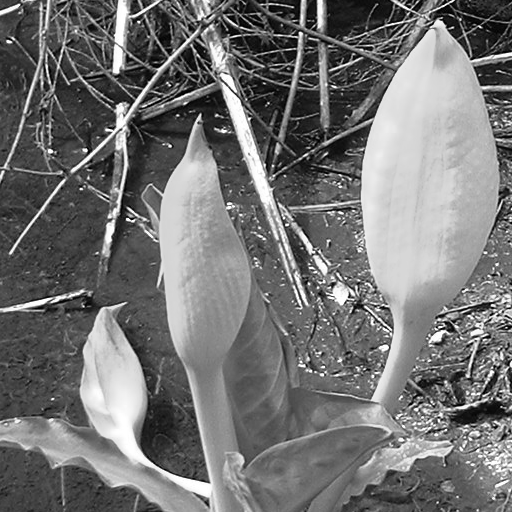
#> input picture Sheet 05/images/swampflower.png, 512 x 512 px
$ jupyter execute --allow-errors sheet05_henning.ipynb   (shell and % lines are left out)   (older library calls are emulated)
#> lines starting #> are read from the running program, lines starting #| are printed output that depends on the picture; after the words box and inside, x2 and y2 are one past the last pixel; in counts of white or black regions, pixels touching at a corner belong together
Osnabrück University - Computer Vision (Winter Term 2018/19) - Prof. Dr.-Ing. G. Heidemann, Ulf Krumnack, Axel Schaffland

# Exercise Sheet 05: Segmentation 2

## Introduction

This week's sheet should be solved and handed in before the end of **Sunday, December 9, 2018**. If you need help (and Google and other resources were not enough), feel free to contact your groups' designated tutor or whomever of us you run into first. Please upload your results to your group's Stud.IP folder.

## Assignment 0: Math recap (Periodic functions) [0 Points]

This exercise is supposed to be very easy, does not give any points, and is voluntary. There will be a similar exercise on every sheet. It is intended to revise some basic mathematical notions that are assumed throughout this class and to allow you to check if you are comfortable with them. Usually you should have no problem to answer these questions offhand, but if you feel unsure, this is a good time to look them up again. You are always welcome to discuss questions with the tutors or in the practice session. Also, if you have a (math) topic you would like to recap, please let us know.

**a)** What are periodic functions? Can you provide a definition?

YOUR ANSWER HERE

**b)** What are *amplitude*, *frequency*, *wave length*, and *phase* of a sine function? How can you change these properties?

YOUR ANSWER HERE

**c)** How are sine and cosine defined for complex arguments? In what sense does this generalize the real case?

YOUR ANSWER HERE

## Assignment 1: Edge-based segmentation  [5 Points]

### a) Edge linking

Describe in your own words the idea of edge linking. What is the goal? Why does it not necessarily yield closed
edge contours?

Edge linking can be used to post process edge detection outputs by reconstructing missing edges based on the information of the already found edges. The reconstruction works by searching for edges that lie on a gradient of a specific direction and continue their path until another edge is found.
Since the reconstruction might fail the edges could make no sense or are not closed.

### b) Zero crossings

Explain what zero crossings are. Why does the detection of zero crossings always lead to closed contours?

Zero crossings are the points of the second derivative that connect a signal part with positive second derivative with a negative second derivative.
It always leads to closed contours because of the Zwischenwertsatz.

### c) Zero crossings (implementation)

Provide an implementation of the zero crossing procedure described in (CV-07 slide 71). To get sensible results you should smooth the image before applying the Laplacian filter, e.g. using the Laplacian of a Gaussian (you may use buildin functions for the filterings steps).

[cell 1]
from skimage import filters, io
import matplotlib.pyplot as plt
import numpy as np

img = io.imread('images/swampflower.png')
#> img is the input picture: shape (512, 512); min 0, max 255, mean 115.6

# Now compute edges and then zero crossings using the 4-neighborhood and the 8-neighborhood
# YOUR CODE HERE
gauss_img = filters.gaussian_filter(img,3)
lapl_img  = filters.laplace(gauss_img)
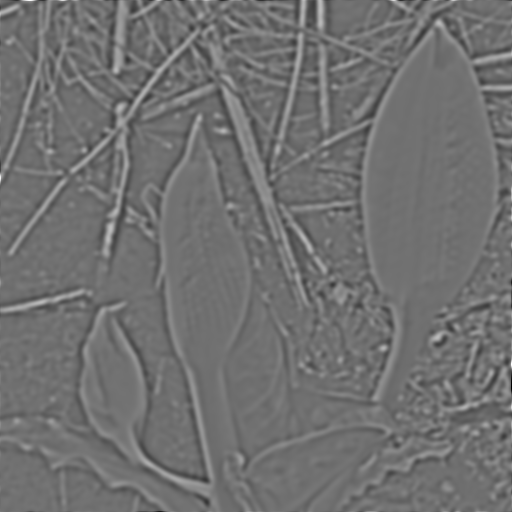
#> lapl_img: shape (512, 512) float64; min -0.0622, max 0.0781, mean -1.59e-19; drawn with min black and max white

shift_x  = np.roll(lapl_img,1,axis=0)
shift_y  = np.roll(lapl_img,1,axis=1)
shift_xy = (np.roll(shift_x,1,axis=1)*lapl_img)<=0
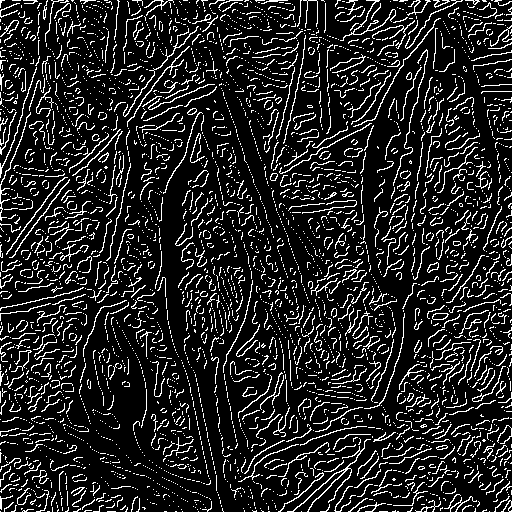
#> shift_xy: shape (512, 512) bool; 14% white in thin lines or dots
shift_yx = (np.roll(shift_x,-1,axis=1)*lapl_img)<=0
#> shift_yx: shape (512, 512) bool; 13.4% white in thin lines or dots

shift_x = (shift_x*lapl_img)<=0
#> shift_x: shape (512, 512) bool; 9.3% white in thin lines or dots
shift_y = (shift_y*lapl_img)<=0
#> shift_y: shape (512, 512) bool; 9.9% white in thin lines or dots

edges = lapl_img
zero_crossings_n4 = (shift_x+shift_y)!=0
#> zero_crossings_n4: shape (512, 512) bool; 16.3% white in thin lines or dots
zero_crossings_n8 = (shift_x+shift_y+shift_xy+shift_yx)!=0
#> zero_crossings_n8: shape (512, 512) bool; 26.1% white in thin lines or dots

plt.figure(figsize=(12, 12))
plt.gray()

plt.subplot(2,2,1); plt.axis('off'); plt.imshow(img); plt.title('original')
plt.subplot(2,2,2); plt.axis('off'); plt.imshow(edges); plt.title('edges')
plt.subplot(2,2,3); plt.axis('off'); plt.imshow(zero_crossings_n4); plt.title('zero crossings (N4)')
plt.subplot(2,2,4); plt.axis('off'); plt.imshow(zero_crossings_n8); plt.title('zero crossings (N8)' )

plt.show()

## Assignment 2: Watershed transform  [5 Points]

### a) Watershed transform

Explain in your own words the idea of watershed transform. How do the two different approaches from the lecture work? Why does watershed transform always give a closed contour?

The watershed transform iteratively fills up a landscape with water that is defined by the gradient image. It either floods the region from low values to high values or simulates droplets of water running downhill. When a basin is filled it either merges with other basins or a watershed is found when two large basins get connected.
It always gives a closed contour since the basins will always connect when the largest possible value is reached by the water level.

### b) Implementation

Now implement the watershed transform using the flooding approach (CV-07 slide 76, but note, that the algorithm presented there is somewhat simplified!). Obviously, buildins for computing watershed transform are not allowed, but all other functions may be used. In this example we appply the watershed transform to a distance transformed image, so you **do not** have to take the gradient image, but can apply the watershed transform directly.

[cell 2]
import numpy as np
import imageio
import matplotlib.pyplot as plt


def watershed(img, step=1):
    """
    Perform watershed transform on a grayscale image.

    Args:
        img: The grayscale image.
        step (int): The rise of the waterlevel at each step. Default 1.

    Returns:
        A binary image containing the watersheds.
    """


    NO_LABEL = 0
    WATERSHED = 1
    new_label = 2

    # initialize labels
    label = np.zeros(img.shape, np.uint16)

    # YOUR CODE HERE


#> (the rest of this cell did not finish here and is left out)

### c) Application: maze

You can use watershed transform to find your way through a maze. To do so, first apply a distance transform to the maze and the flood the result. The watershed will show you the way through the maze. Explain why this works.

[cell 3]
import imageio
import matplotlib.pyplot as plt
from scipy.ndimage.morphology import distance_transform_edt

img = imageio.imread('images/maze2.png', pilmode = 'L') # 'maze1.png' or 'maze2.png'
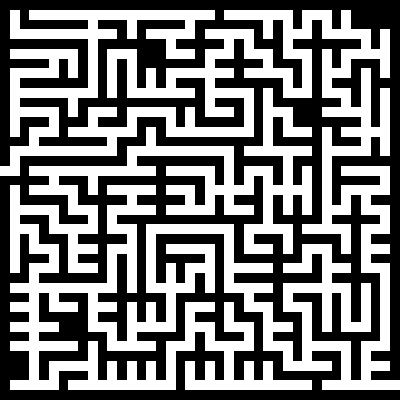
#> input picture Sheet 05/images/maze2.png, 400 x 400 px
#> img: shape (400, 400); 48% white; 1 white region, box (x1, y1, x2, y2) and area: (0, 10, 400, 390) 76800

result = img[:, :, np.newaxis].repeat(3, 2)
#> result is the input picture: shape (400, 400, 3); 48% white; 1 white region, box (x1, y1, x2, y2) and area: (0, 10, 400, 390) 76800
# YOUR CODE HERE

plt.figure(figsize=(10, 10))
plt.title('Solution')
plt.axis('off')
plt.gray()
plt.imshow(result)
plt.show()

YOUR ANSWER HERE

## Assignment 3: $k$-means segmentation [5 Points]

**a)** Explain the idea of $k$-means clustering and how it can be used for segmentation.

k-means clustering iteratively updates an estimation of cluster centres based on the current cluster assignment. A point always gets assigned to the closest cluster center.
It can be used for segmentation under the premise that clusters of similar color/texture etc. yield information about the target segmentation.

**b)** Implement k-means clustering for color segmentation of an RGB image (no use of `scipy.cluster.vq.kmeans` or similar functions allowed here, but you may use functions like `numpy.mean`, `scipy.spatial.distance.pdist` and similar utility functions). Stop calculation when center vectors do not change more than a predefined threshold. Avoid empty clusters by re-initializing the corresponding center vector. (Empirically) determine a good value for $k$ for clustering the image 'peppers.png'.
**Bonus** If you want you can visualize the intermediate steps of the clustering process.

First lets take a look at how our image looks in RGB colorspace.

[cell 4]
from mpl_toolkits.mplot3d import Axes3D
from skimage import io
import matplotlib.pyplot as plt

img = io.imread('images/peppers.png')
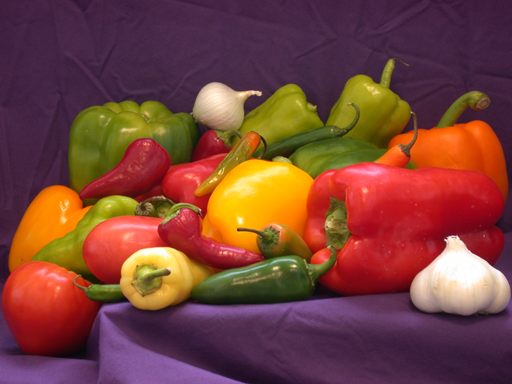
#> input picture Sheet 05/images/peppers.png, 512 x 384 px
#> img is the input picture: shape (384, 512, 3); mean R, G, B 120.8, 66.4, 57.6
vec = img.reshape((-1, img.shape[2]))
vec_scaled = vec / 255
fig = plt.figure(figsize=(12, 12))
ax = fig.add_subplot(111, projection='3d')
ret = ax.scatter(vec[:, 0], vec[:, 1], vec[:, 2], c=vec_scaled, marker='.')
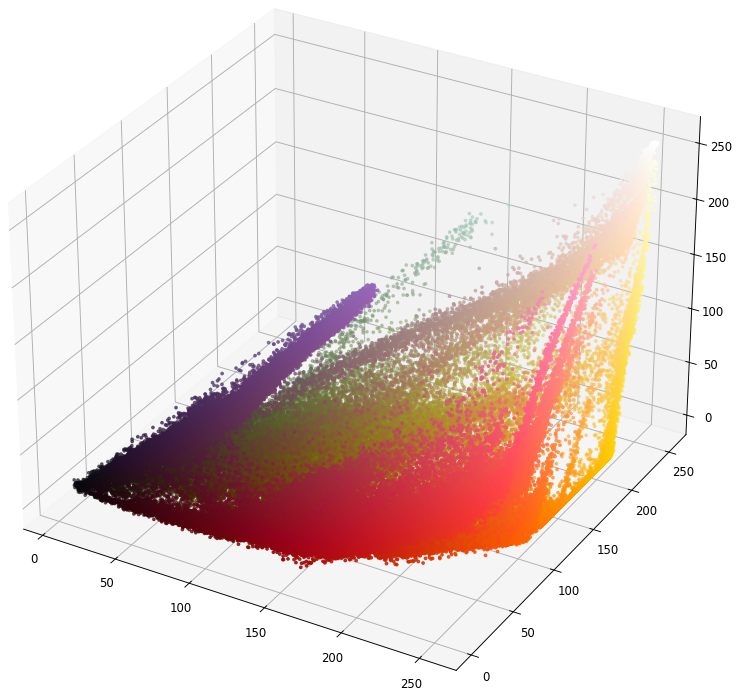
#> figure drawn by matplotlib, 1 panel

[cell 5]
import numpy as np
from scipy.spatial import distance
from IPython import display
from skimage import io
import time
import matplotlib.pyplot as plt


def kmeans_rgb(img, k, threshold=0, do_display=None):
    """
    k-means clustering in RGB space.

    Arguments:
        img (numpy.ndarray): an RGB image
        k (int): the number of clusters
        threshold (float): Maximal change for convergence criterion.
        do_display (bool): Whether or not to plot, intermediate steps.

    Result:
        cluster (numpy.ndarray): an array of the same size as `img`,
            containing for each pixel the cluster it belongs to
        centers (numpy.ndarray): an array
    """
#> called with k = 7, threshold = 0, do_display = True
    means  = np.random.random((k,3))
    labels = np.zeros(img.shape[:3])

    while True:
        labels     = np.argmin([np.linalg.norm(img-m,axis=2) for m in means],axis=0)
        new_means  = np.array([np.mean(img[labels==l],axis=0) for l in range(k)])
        new_means[np.isnan(new_means)] = 0

        if np.max(np.linalg.norm(new_means-means),axis=0) <= threshold:
            break

        means = new_means.copy()


    return labels,means


img = io.imread('images/peppers.png')

cluster, centers = kmeans_rgb(img, k=7, threshold=0, do_display=True)
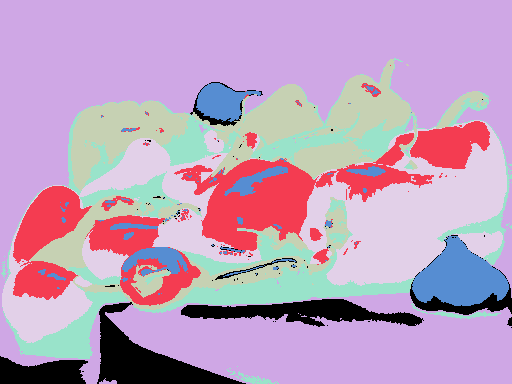
#> cluster: shape (384, 512) int64; 7 distinct labels, from 0 to 6; one colour per label, 0 black
#> centers = [[126.7, 86.06, 134], [240.8, 126.4, 31.28], [68.66, 37.38, 67], [128.3, 120.6, 27.59], [179.1, 34.7, 32.42], [73.78, 42.6, 18.87], [236.9, 206.8, 171]]

plt.imshow(centers[cluster])
plt.show()
#> `img_hsv = color.rgb2hsv(img)`: img_hsv: shape (384, 512, 3) float64; mean of channels 0, 1, 2 0.578, 0.617, 0.481

**c)** Now do the same in the HSV space (remember its special topological structure). Check if you can improve the results by ignoring some of the HSV channels.

[cell 6]
import numpy as np
import imageio
import matplotlib.pyplot as plt
from skimage import color, io
from matplotlib.colors import rgb_to_hsv, hsv_to_rgb

img = imageio.imread('images/peppers.png', pilmode = 'RGB')


def vec_hsv(img):
    vimg = np.empty((img.shape[0],img.shape[1],4))
    vimg[...,2:] = img[...,1:]
#> vimg: shape (384, 512, 4) float64; mean of channels 0, 1, 2, 3 107, 107, 0.6, 0.5
    vimg[...,0]  = np.sin(img[...,0]*np.pi*2)
#> vimg: shape (384, 512, 4) float64; mean of channels 0, 1, 2, 3 -0.2, 107, 0.6, 0.5
    vimg[...,1]  = np.cos(img[...,0]*np.pi*2)
#> vimg: shape (384, 512, 4) float64; mean of channels 0, 1, 2, 3 -0.221, 0.648, 0.617, 0.481
    return vimg


def kmeans_hsv(img, k, threshold = 0):
    """
    k-means clustering in HSV space.

    Arguments:
        img (numpy.ndarray): an HSV image
        k (int): the number of clusters
        threshold (float):

    Result:
        cluster (numpy.ndarray): an array of the same size as `img`,
            containing for each pixel the cluster it belongs to
        centers (numpy.ndarray): an array
    """
    # YOUR CODE HERE
    means  = np.random.random((k,4))
    labels = np.zeros((img.shape[0],img.shape[1]))

    img = vec_hsv(img)

    while True:
        labels     = np.argmin([np.linalg.norm(img-m,axis=2) for m in means],axis=0)
        new_means  = np.array([np.mean(img[labels==l],axis=0) for l in range(k)])
        new_means[np.isnan(new_means)] = 0

        if np.max(np.linalg.norm(new_means-means),axis=0) <= threshold:
            break

        means = new_means
#> this loop made 10 passes
#> pass 1, in kmeans_hsv, `labels     = np.argmin([np.linalg.norm(img-m,axis=2) for m in means],a..`:
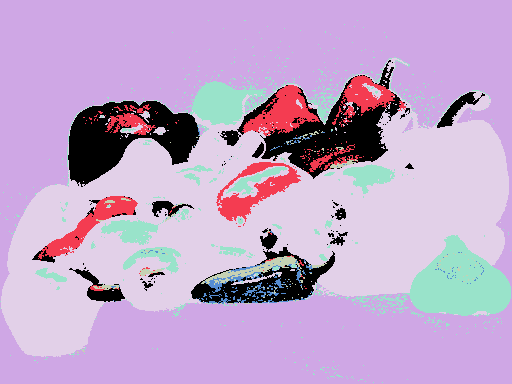
#> labels: shape (384, 512) int64; 7 distinct labels, from 0 to 6; one colour per label, 0 black


    return labels,means


img_hsv = color.rgb2hsv(img)
k = 7
theta = 0.01

cluster, centers_hsv = kmeans_hsv(img_hsv, k, theta)
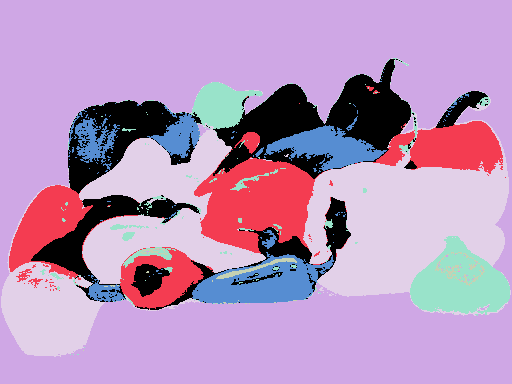
#> cluster: shape (384, 512) int64; 7 distinct labels, from 0 to 6; one colour per label, 0 black
#> centers_hsv = [[0.79, 0.594, 0.828, 0.487], [0.532, 0.829, 0.918, 0.916], [-0.847, 0.506, 0.462, 0.297], [0.776, -0.119, 0.122, 0.798], [-0.0183, 0.993, 0.821, 0.681], [0.39, 0.889, 0.263, 0.823], [0.951, 0.274, 0.644, 0.342]]

plt.imshow(centers_hsv[cluster])
plt.show()
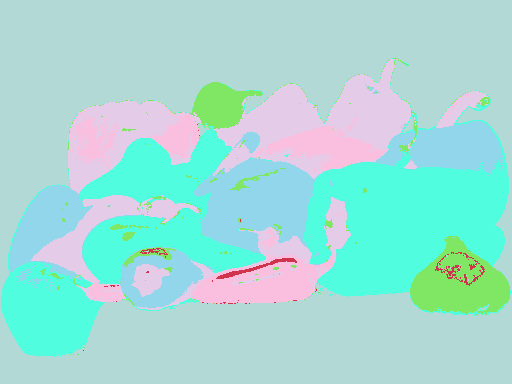
#> shown: shape (384, 512, 4) float64; mean R, G, B, A 0.204, 0.647, 0.617, 0.481; transparent parts drawn white

## Assignment 4: Interactive Region Growing [5 Points]

Implement flood fill as described in (CV07 slides 123ff.).

The function `on_press` is called when a mouse button is pressed inside the canvas. From there call `floodfill`. Use the filtered hsv image `img_filtered` for your computation, and show the computed region around the seed point (the position where the mousebutton was pressed) in the original image. You may use a mask to save which pixels belong the the region (and to save which pixels you already visited).

Hint: If you can not see the image, try restarting the kernel.

[cell 7]
import imageio
import math
import numpy as np
from matplotlib import pyplot as plt
from skimage import color
import scipy.ndimage as ndimage
from sys import setrecursionlimit

threshold = 23.0;

setrecursionlimit(10000)

def vec(a):
    return np.array([np.sin(np.pi*2*a[0]),np.cos(np.pi*2*a[0]),a[1],a[2]])


def floodfill(img, mask, x, y, color):
    """Recursively grows region around seed point

    Args:
        img: The image in which the region is grown
        mask: Boolean ndarray in which visited pixels which belong to the
                region are saved
        x: X coordinate of the pixel. Checks if this pixels belongs to the region
        y: Y coordinate of the pixel.
        color: The color at the seed position
    """
    if x<img.shape[0] and y<img.shape[1] and mask[x,y] == False:
        mean = np.mean([vec(v) for v in img[mask==True]],axis=0)
        if np.linalg.norm(vec(img[x,y])-mean) < threshold:
            mask[x,y] = True
            floodfill(img,mask,x+1,y,img[x,y])
            floodfill(img,mask,x-1,y,img[x,y])
            floodfill(img,mask,x,y+1,img[x,y])
            floodfill(img,mask,x,y-1,img[x,y])

def on_press(event):
    """Mouse button press event handler

    Args:
        event: The mouse event
    """
    y = math.floor(event.xdata)
    x = math.floor(event.ydata)
    color = img_filtered[x, y, :]


    plt.imshow(img)
    fig.canvas.draw()


img = imageio.imread('images/peppers.png')
img_hsv = color.rgb2hsv(img)
img_filtered = ndimage.median_filter(img_hsv, 5)
#> img_filtered: shape (384, 512, 3) float64; mean of channels 0, 1, 2 0.568, 0.555, 0.561

"""
fig = plt.figure()
ax = fig.add_subplot(111)

"""
x,y = 180,360

mask = np.zeros(img.shape[:2],dtype=np.bool)
mask[x,y] = True
floodfill(img,mask,x+1,y,img[x,y])
#> in floodfill, `mean = np.mean([vec(v) for v in img[mask==True]],axis=0)`: mean = [-4.11e-14, 1, 92, 95]
#> in floodfill, `mask[x,y] = True`:
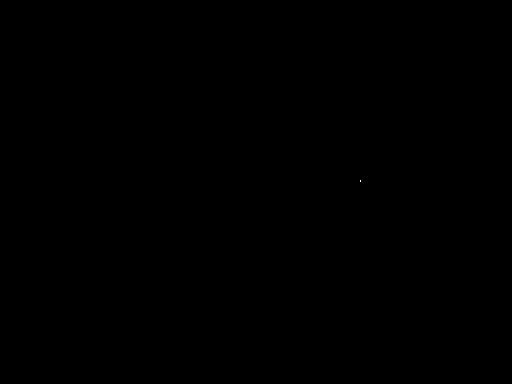
#> mask: shape (384, 512) bool; 0% white in thin lines or dots, all inside (x1, y1, x2, y2) = (360, 180, 361, 182)
#> in floodfill (call 2), `mask[x,y] = True`: mask: shape (384, 512) bool; 0% white in thin lines or dots, all inside (x1, y1, x2, y2) = (360, 180, 361, 183)
#> in floodfill (call 3), `mask[x,y] = True`: mask: shape (384, 512) bool; 0% white in thin lines or dots, all inside (x1, y1, x2, y2) = (360, 180, 361, 184)
#> in floodfill (call 4), `mask[x,y] = True`: mask: shape (384, 512) bool; 0% white in thin lines or dots, all inside (x1, y1, x2, y2) = (360, 180, 361, 185)
#> in floodfill (call 5), `mask[x,y] = True`: mask: shape (384, 512) bool; 0% white in thin lines or dots, all inside (x1, y1, x2, y2) = (360, 180, 361, 186)
#> in floodfill (call 6), `mask[x,y] = True`: mask: shape (384, 512) bool; 0% white in thin lines or dots, all inside (x1, y1, x2, y2) = (360, 180, 361, 187)
#> in floodfill (call 7), `mask[x,y] = True`: mask: shape (384, 512) bool; 0% white in thin lines or dots, all inside (x1, y1, x2, y2) = (360, 180, 361, 188)
#> in floodfill (call 10), `mask[x,y] = True`: mask: shape (384, 512) bool; 0% white in thin lines or dots, all inside (x1, y1, x2, y2) = (360, 180, 362, 188)
#> in floodfill (call 11), `mask[x,y] = True`: mask: shape (384, 512) bool; 0.01% white in thin lines or dots, all inside (x1, y1, x2, y2) = (360, 180, 362, 189)
#> in floodfill (call 12), `mask[x,y] = True`: mask: shape (384, 512) bool; 0.01% white in thin lines or dots, all inside (x1, y1, x2, y2) = (360, 180, 362, 190)
#> in floodfill (call 13), `mask[x,y] = True`: mask: shape (384, 512) bool; 0.01% white in thin lines or dots, all inside (x1, y1, x2, y2) = (360, 180, 362, 191)

#fig.canvas.mpl_connect('button_press_event', on_press)

img[mask==False] //= 2

plt.imshow(img)
plt.show()
